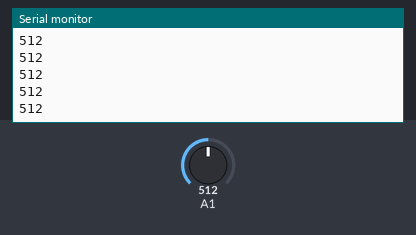
Recording of a sketch running on a simulated Arduino Uno, built with avr-gcc and run on an emulated ATmega328P. Shown: the last lines printed to the serial monitor. Inputs (shaded band) come from the test bench; at power-on: A1 = 512.

Above: at 1.2 s.
1.3 s: A1 set to 716
At 2.1 s:
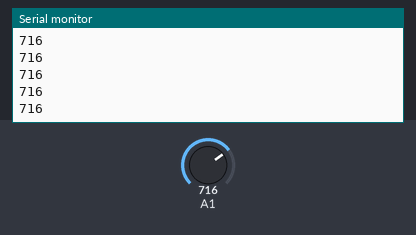
2.8 s: A1 set to 900
At 3.3 s:
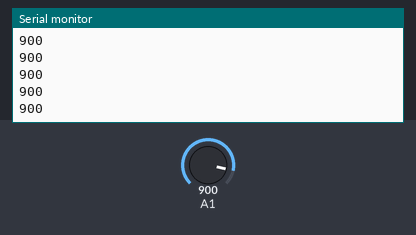
Timing chart, 0 to 5.8 s (numbered marks = the images above; inputs shaded):
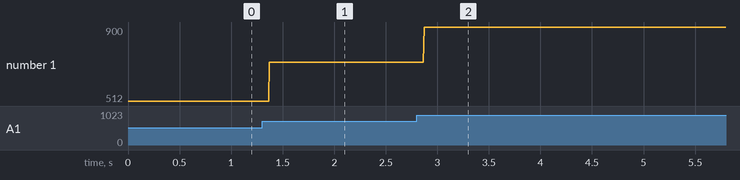

The sketch:

sketch_jul09a.ino
```cpp
int vol;

void setup() {
  // put your setup code here, to run once:
  Serial.begin(9600);
}

void loop() {
  // put your main code here, to run repeatedly:
  vol = analogRead(A1);
  Serial.println(vol);
}
```

Measured:
- after the input at 1.3 s, the serial monitor: prints a new line after 0.07 s (image 1)
- after the input at 2.8 s, the serial monitor: prints a new line after 0.07 s (image 2)
- plotted number 1: 512 → 716 after the input at 1.3 s, 716 → 900 after the input at 2.8 s
